Frame 1 (no input): blank canvas, image omitted
Frame 60 (no input): blank canvas, image omitted
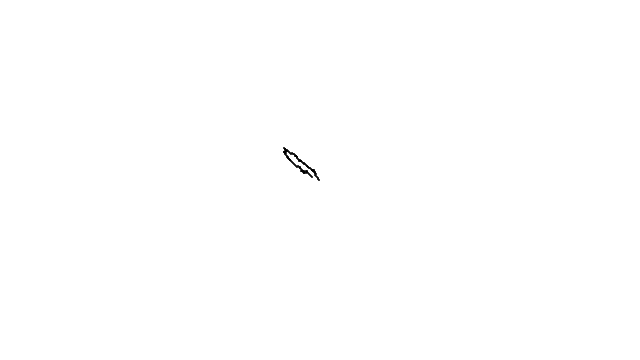
Frame 120 (the mouse pressed at the canvas centre since frame 60)

The p5.js sketch whose frames 1 and 60 were blank and that drew this single picture after the mouse press (run headless with seeded random() and noise() and a simulated clock; from frame 60 on, the mouse is pressed at the canvas centre):

// p5.js sketch
// ── sketch.js
// The Nature of Code
// Daniel Shiffman
// http://natureofcode.com

let walker;

function setup() {
  createCanvas(640,360);
  walker = new Walker();
  background(255);
}

function draw() {
  walker.step();
  walker.render();
}
// ── walker.js
/*
Create a random walker with dynamic probabilities. 
For example, can you give it a 50% chance of moving in the direction of the mouse?
*/

// The Nature of Code
// Daniel Shiffman
// http://natureofcode.com

// A random walker object!

class Walker {
    constructor() {
        this.x = width / 2;
        this.y = height / 2;
    }

    render() {
        stroke(0);
        strokeWeight(2);
        point(this.x, this.y);
    }

    step() {
        const r = random(1);
        if (r < 0.5) {
            let xdir = (mouseX - this.x);
            let ydir = (mouseY - this.y);

            if (xdir !== 0) {
                xdir /= abs(xdir);
            }
            if (ydir !== 0) {
                ydir /= abs(ydir);
            }
            this.x += xdir;
            this.y += ydir;
        } else {
            const xdir = int(random(-2, 2));
            const ydir = int(random(-2, 2));

            this.x += xdir;
            this.y += ydir;
        }

        this.x = constrain(this.x, 0, width - 1);
        this.y = constrain(this.y, 0, width - 1);
    }
}
